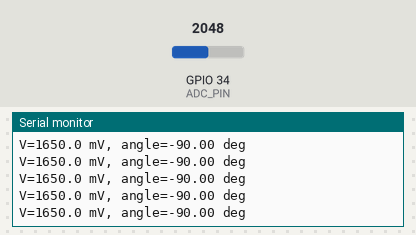
This sketch was run on a simulated ESP32. Shown: the last lines printed to the serial monitor. Inputs (shaded band) come from the test bench; at power-on: GPIO 34 (ADC_PIN) = 2048 (analog values on the 0–4095 scale).

Above: at 16.6 s.
16.7 s: GPIO 34 (ADC_PIN) set to 2866
At 16.74 s:
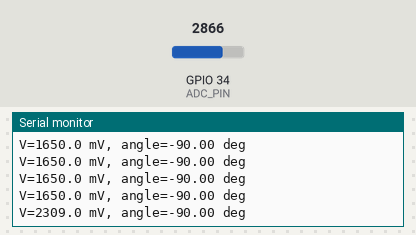
18.2 s: GPIO 34 (ADC_PIN) set to 3603
At 18.22 s:
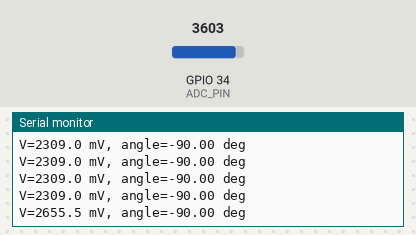
Timing chart, 0 to 21.2 s (numbered marks = the images above; inputs shaded):
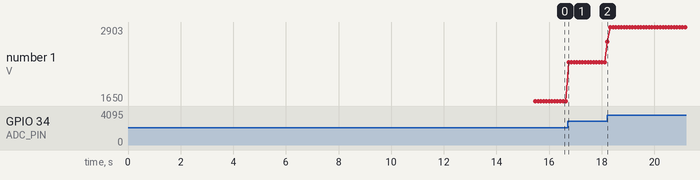

Measured:
- after the input at 16.7 s, the serial monitor: prints a new line at once (image 1)
- after the input at 18.2 s, the serial monitor: prints a new line at once (image 2)
- plotted number 1: 1650 → 2309 after the input at 16.7 s, 2309 → 2903 after the input at 18.2 s

The sketch:

rotary.ino
```cpp
#include <Arduino.h>

  // ===== ESP32 pin =====
  const int ADC_PIN = 34; // Sensor OUT -> GPIO34 (ADC1)

  // ===== Timing =====
  const unsigned long STARTUP_BASELINE_MS = 5000;
  const unsigned long LEARN_WINDOW_MS = 10000; // rotate through full travel during this


  // ===== Target angle mapping =====
  const float TARGET_MIN_DEG = -90.0f;
  const float TARGET_MAX_DEG =  90.0f;

  // ===== State =====
  float baselineMv = 0.0f;
  float learnedMinMv = 99999.0f;
  float learnedMaxMv = -99999.0f;
  bool ready = false;

  float readMv(int samples = 16) {
    uint32_t sum = 0;
    for (int i = 0; i < samples; i++) {
      sum += analogReadMilliVolts(ADC_PIN);
      delay(2);
    }
    return (float)sum / samples;
  }

  float mapFloat(float x, float inMin, float inMax, float outMin, float outMax) {
    if (inMax - inMin < 1.0f) return outMin;
    return (x - inMin) * (outMax - outMin) / (inMax - inMin) + outMin;
  }

  void setup() {
    Serial.begin(115200);
    delay(400);

    analogReadResolution(12);
    analogSetPinAttenuation(ADC_PIN, ADC_11db); // ~0..3.3V range

    Serial.println("Step 1: Hold desired START position for 5s (this becomes -90 deg)");

    // Baseline calibration (-90 deg reference)
    double acc = 0.0;
    uint32_t n = 0;
    unsigned long t0 = millis();
    while (millis() - t0 < STARTUP_BASELINE_MS) {
      float mv = readMv(8);
      acc += mv;
      n++;
      Serial.print("Cal baseline mV: ");
      Serial.println(mv, 1);
      delay(40);
    }
    baselineMv = (n > 0) ? (float)(acc / n) : readMv();

    // Start learned range with baseline included
    learnedMinMv = baselineMv;
    learnedMaxMv = baselineMv;

    Serial.println();
    Serial.println("Step 2: For next 10s, rotate through full range to learn min/max.");
    Serial.println("If not fully rotated, mapping accuracy will be limited.");

    unsigned long t1 = millis();
    while (millis() - t1 < LEARN_WINDOW_MS) {
      float mv = readMv(8);
      if (mv < learnedMinMv) learnedMinMv = mv;
      if (mv > learnedMaxMv) learnedMaxMv = mv;

      Serial.print("Learning mV: ");
      Serial.print(mv, 1);
      Serial.print(" | min=");
      Serial.print(learnedMinMv, 1);
      Serial.print(" max=");
      Serial.println(learnedMaxMv, 1);
      delay(40);
    }

    // Force baseline to correspond to -90 by making sure it is the low endpoint if needed
    // (common case: clockwise increases voltage; if reversed, mapping below still works with

    if (baselineMv > learnedMinMv) learnedMinMv = baselineMv;

    Serial.println();
    Serial.println("Calibration complete.");
    Serial.print("Baseline (-90 deg) mV: "); Serial.println(baselineMv, 1);
    Serial.print("Learned min mV: ");        Serial.println(learnedMinMv, 1);
    Serial.print("Learned max mV: ");        Serial.println(learnedMaxMv, 1);
    Serial.println("---- Live angle output ----");

    ready = true;
  }

  void loop() {
    if (!ready) return;

    float mv = readMv(12);

    // Map learned voltage range to -90..+90
    float angle = mapFloat(mv, learnedMinMv, learnedMaxMv, TARGET_MIN_DEG, TARGET_MAX_DEG);

    // Clamp output
    if (angle < TARGET_MIN_DEG) angle = TARGET_MIN_DEG;
    if (angle > TARGET_MAX_DEG) angle = TARGET_MAX_DEG;

    Serial.print("V=");
    Serial.print(mv, 1);
    Serial.print(" mV, angle=");
    Serial.print(angle, 2);
    Serial.println(" deg");

    delay(80);
  }
```
